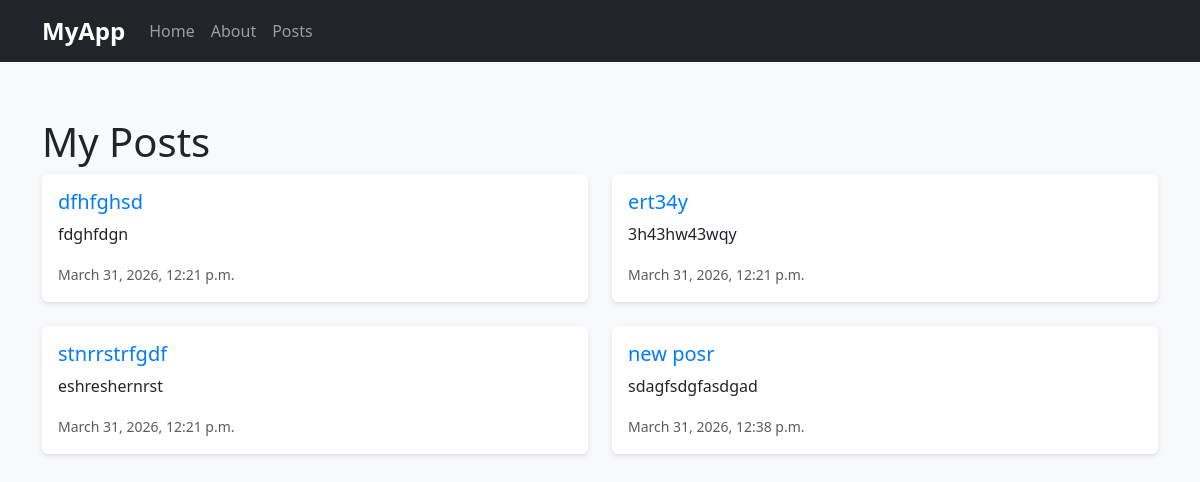
/my_posts/ (signed in), run on the app's committed database.
### asdf/models.py (models this page shows)
class Post(models.Model):
    title = models.CharField(max_length=50)
    body = models.TextField()
    created_at = models.DateTimeField(auto_now_add=True)
    author = models.ForeignKey(User, on_delete=models.CASCADE)
    image = models.ImageField(upload_to="posts/", blank=True, null=True)

### asdf/views.py (the view)
# urls.py: path("my_posts/", views.my_posts, name="my_posts"),
@login_required
def my_posts(request):
    posts = Post.objects.filter(author=request.user)
    return render(request, "asdf/my_posts.html", {"posts": posts})

### asdf/templates/asdf/my_posts.html
{% extends 'asdf/base.html' %}
{% block content %}
<div class="container mt-4">
    <h1>My Posts</h1>
    <div class="row">
        {% for post in posts %}
        <div class="col-md-6 mb-4">
            <div class="card h-100">
                <div class="card-body">
                    <h5 class="card-title">
                        <a href="{% url 'post_details' post.id %}">{{ post.title }}</a>
                    </h5>
                    <p class="card-text">{{ post.body|truncatewords:30 }}</p>
                    <p class="card-text"><small class="text-muted">{{ post.created_at }}</small></p>
                </div>
            </div>
        </div>
        {% empty %}
        <p>You haven't created any posts yet.</p>
        {% endfor %}
    </div>
</div>
{% endblock %}

### asdf/static/asdf/style.css (style rules this page uses)
body { background-color: #f8f9fa; font-family: 'Segoe UI', Tahoma, Geneva, Verdana, sans-serif; }
.card { transition: transform 0.2s ease, box-shadow 0.2s ease; border: none; box-shadow: 0 2px 5px rgba(0,0,0,0.1); }
.card-title a { text-decoration: none; color: #007bff; }

### data on the page
Post: title "dfhfghsd", body "fdghfdgn", created_at "March 31, 2026, 12:21 p.m."
Post: title "ert34y", body "3h43hw43wqy", created_at "March 31, 2026, 12:21 p.m."
Post: title "stnrrstrfgdf", body "eshreshernrst", created_at "March 31, 2026, 12:21 p.m."
Post: title "new posr", body "sdagfsdgfasdgad", created_at "March 31, 2026, 12:38 p.m."
